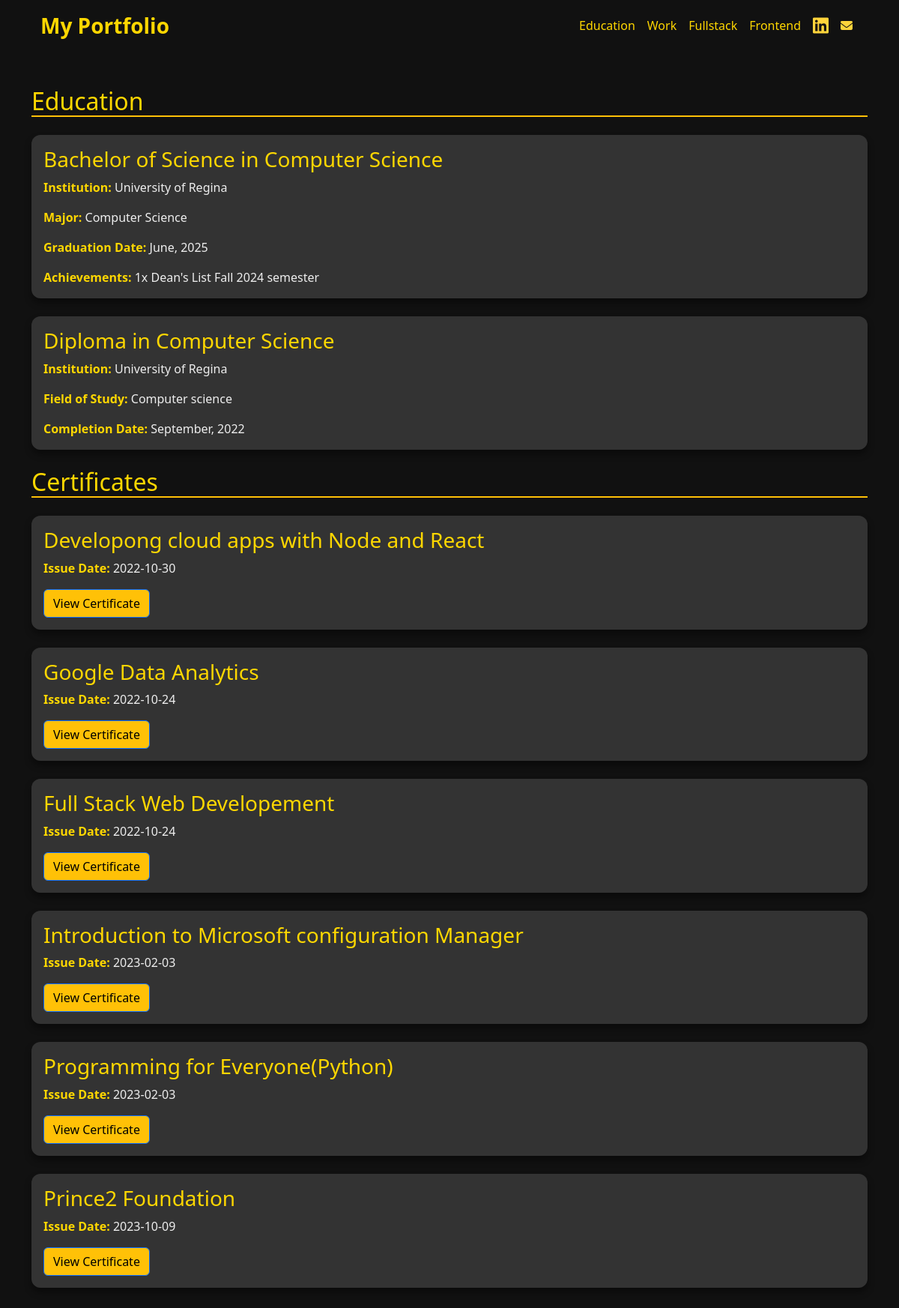
The page /education on the database as committed earlier.
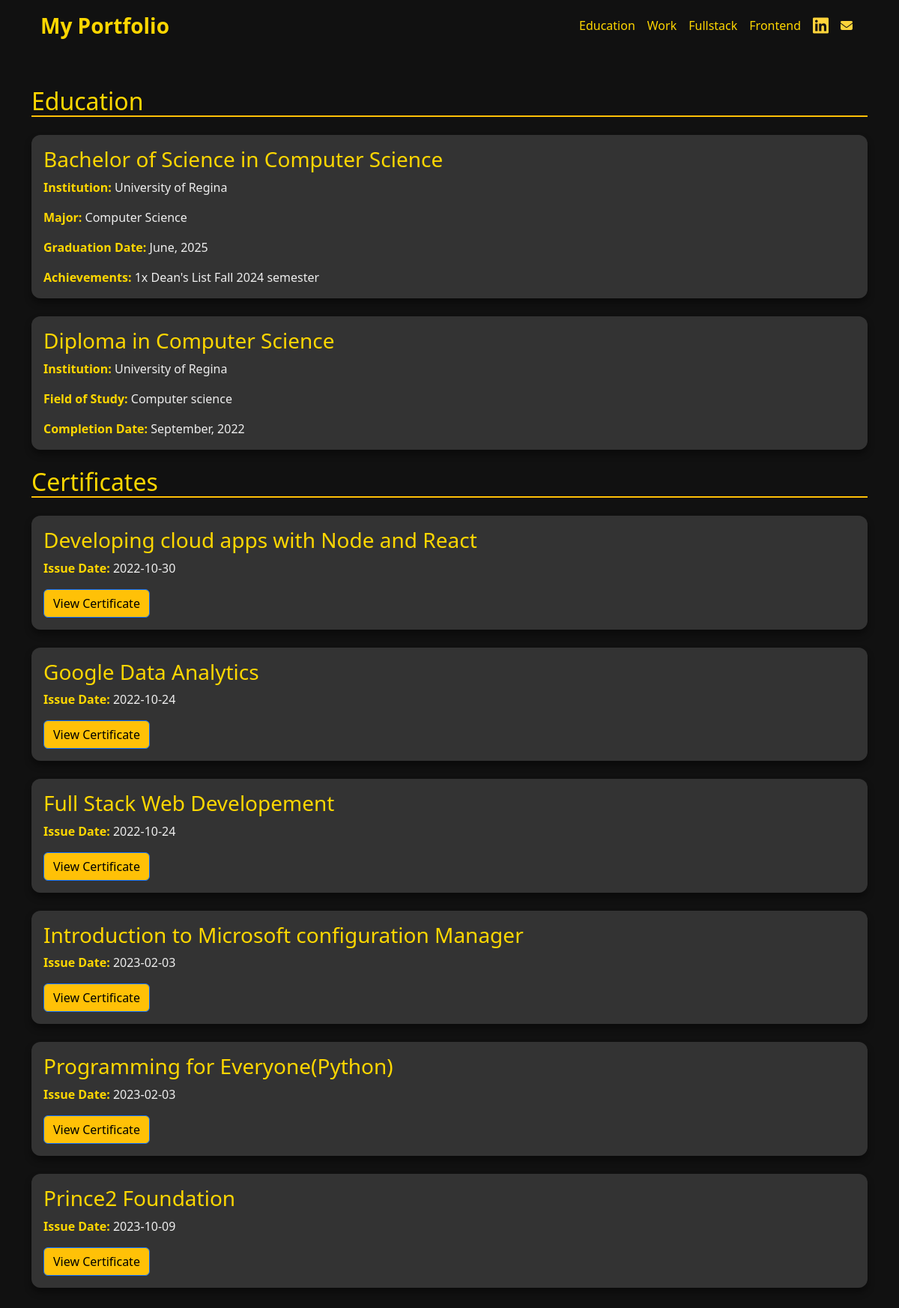
The same page on the database as committed later.
### database.py (models this page shows)
class Certifcate(db.Model):
    id: Mapped[int] = MappedColumn(primary_key=True)
    title: Mapped[str]
    description: Mapped[str]
    date: Mapped[datetime]
    link: Mapped[str]

### server.py (the view)
@app.route('/education')
def edu():
    result_certi = db.session.execute(db.select(Certifcate)).scalars().all()
    return render_template('education.html',items = result_certi)

### templates/education.html (shortened to what this page needs)
<!DOCTYPE html>
<html lang="en">
<head>
    <link href="https://cdn.jsdelivr.net/npm/bootstrap@5.3.2/dist/css/bootstrap.min.css" rel="stylesheet">
</head>
<body>
       <div class="container">
         <nav class="navbar  navbar-expand-lg bg-transparent">
                <div class="container-fluid">
                    <a class="navbar-brand text-xl font-semibold text-shadow-custom" style="color: #FFD700 !important; font-weight: 700; font-size: 1.75rem;" href="{{url_for('mainPage')}}">My Portfolio</a>
                    <div class="collapse navbar-collapse" id="navbarNav">
                        <ul class="navbar-nav ms-auto">
                            <li class="nav-item">
                                <a class="nav-link" style="color: #FFD700 !important; transition: color 0.3s ease;" href="{{url_for('edu')}}">Education</a>
                            </li>
                             <li class="nav-item">
                                <a class="nav-link" style="color: #FFD700 !important; transition: color 0.3s ease;" href="{{url_for('work')}}">Work</a>
                            </li>
                            <li class="nav-item">
                                <a class="nav-link" style="color: #FFD700 !important; transition: color 0.3s ease;" href="{{url_for('fullStack')}}">Fullstack</a>
                            </li>
                            <li class="nav-item">
                                <a class="nav-link" style="color: #FFD700 !important; transition: color 0.3s ease;" href="{{url_for('frontEnd')}}">Frontend</a>
                            </li>
                             <li class="nav-item">
                                <a class="nav-link" style="color: #FFD700 !important; transition: color 0.3s ease;" href="https://www.linkedin.com/in/maurya-patel-318b93190/"><i class="fa-brands fa-linkedin fa-xl" style="color: #FFD43B;"></i></a>
                            </li>
                             <li class="nav-item">
                                <a class="nav-link" style="color: #FFD700 !important; transition: color 0.3s ease;" href="mailto:patelmaurya3@gmail.com"><i class="fa-solid fa-envelope fa-l" style="color: #FFD43B;"></i></a>
                            </li>
                        </ul>
                    </div>
                </div>
            </nav>
    </div>
    <div class="container py-5">
        <h2 class="mb-4">Education</h2>
        <div class="card mb-4">
            <div class="card-body">
                <h3 class="card-title">Bachelor of Science in Computer Science</h3>
                <p class="card-text"><strong>Institution:</strong> University of Regina</p>
                <p class="card-text"><strong>Major:</strong> Computer Science</p>
                <p class="card-text"><strong>Graduation Date:</strong> June, 2025</p>
                <p class="card-text"><strong>Achievements:</strong> 1x Dean's List Fall 2024 semester</p>
            </div>
        </div>
        <div class="card mb-4">
            <div class="card-body">
                <h3 class="card-title">Diploma in Computer Science</h3>
                <p class="card-text"><strong>Institution:</strong> University of Regina</p>
                <p class="card-text"><strong>Field of Study:</strong> Computer science</p>
                <p class="card-text"><strong>Completion Date:</strong> September, 2022</p>
            </div>
        </div>
        <h2 class="mb-4">Certificates</h2>
        {%for item in items%}
         <div class="card mb-4">
            <div class="card-body">
                <h3 class="card-title">{{item.title}}</h3>
                <p class="card-text"><strong>Issue Date:</strong> {{item.date.date()}}</p>
                <a href="{{item.link}}" class="btn btn-primary certificate-link" target="_blank" rel="noopener noreferrer">View Certificate</a>
            </div>
        </div>
        {%endfor%}
    </div>
</body>
</html>

Rows that differ between the two databases and show on the page:
changed Certifcate: title "Developong cloud apps with Node and React" → "Developing cloud apps with Node and React"
